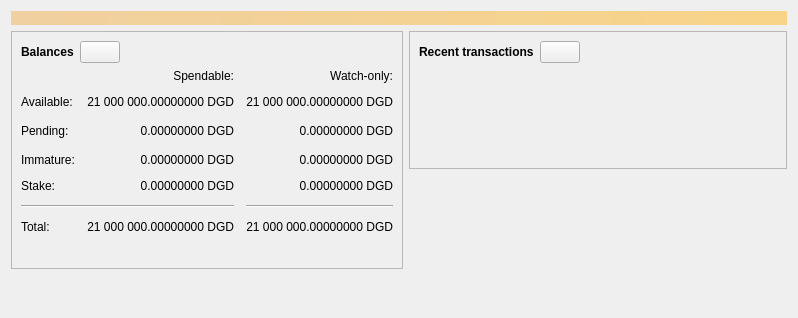
<?xml version="1.0" encoding="UTF-8"?>
<ui version="4.0">
 <class>OverviewPage</class>
 <widget class="QWidget" name="OverviewPage">
  <property name="geometry">
   <rect>
    <x>0</x>
    <y>0</y>
    <width>798</width>
    <height>318</height>
   </rect>
  </property>
  <property name="windowTitle">
   <string>Form</string>
  </property>
  <layout class="QVBoxLayout" name="topLayout">
   <item>
    <widget class="QLabel" name="labelAlerts">
     <property name="visible">
      <bool>false</bool>
     </property>
     <property name="styleSheet">
      <string notr="true">QLabel { background-color: qlineargradient(x1: 0, y1: 0, x2: 1, y2: 0, stop:0 #F0D0A0, stop:1 #F8D488); color:#000000; }</string>
     </property>
     <property name="wordWrap">
      <bool>true</bool>
     </property>
     <property name="margin">
      <number>3</number>
     </property>
     <property name="textInteractionFlags">
      <set>Qt::TextSelectableByMouse</set>
     </property>
    </widget>
   </item>
   <item>
    <layout class="QHBoxLayout" name="horizontalLayout" stretch="1,1">
     <item>
      <layout class="QVBoxLayout" name="verticalLayout_2">
       <item>
        <widget class="QFrame" name="frame">
         <property name="frameShape">
          <enum>QFrame::StyledPanel</enum>
         </property>
         <property name="frameShadow">
          <enum>QFrame::Raised</enum>
         </property>
         <layout class="QVBoxLayout" name="verticalLayout_4">
          <item>
           <layout class="QHBoxLayout" name="horizontalLayout_4">
            <item>
             <widget class="QLabel" name="label_5">
              <property name="font">
               <font>
                <weight>75</weight>
                <bold>true</bold>
               </font>
              </property>
              <property name="text">
               <string>Balances</string>
              </property>
             </widget>
            </item>
            <item>
             <widget class="QPushButton" name="labelWalletStatus">
              <property name="enabled">
               <bool>true</bool>
              </property>
              <property name="maximumSize">
               <size>
                <width>45</width>
                <height>16777215</height>
               </size>
              </property>
              <property name="toolTip">
               <string>The displayed information may be out of date. Your wallet automatically synchronizes with the Bitcoin network after a connection is established, but this process has not completed yet.</string>
              </property>
              <property name="text">
               <string/>
              </property>
              <property name="icon">
               <iconset resource="../bitcoin.qrc">
                <normaloff>:/icons/warning</normaloff>
                <disabledoff>:/icons/warning</disabledoff>:/icons/warning</iconset>
              </property>
              <property name="iconSize">
               <size>
                <width>24</width>
                <height>24</height>
               </size>
              </property>
             </widget>
            </item>
            <item>
             <spacer name="horizontalSpacer_3">
              <property name="orientation">
               <enum>Qt::Horizontal</enum>
              </property>
              <property name="sizeHint" stdset="0">
               <size>
                <width>40</width>
                <height>20</height>
               </size>
              </property>
             </spacer>
            </item>
           </layout>
          </item>
          <item>
           <layout class="QGridLayout" name="gridLayout">
            <property name="spacing">
             <number>12</number>
            </property>
            <item row="2" column="2">
             <widget class="QLabel" name="labelWatchPending">
              <property name="cursor">
               <cursorShape>IBeamCursor</cursorShape>
              </property>
              <property name="toolTip">
               <string>Unconfirmed transactions to watch-only addresses</string>
              </property>
              <property name="text">
               <string notr="true">0.00000000 DGD</string>
              </property>
              <property name="alignment">
               <set>Qt::AlignRight|Qt::AlignTrailing|Qt::AlignVCenter</set>
              </property>
              <property name="textInteractionFlags">
               <set>Qt::LinksAccessibleByMouse|Qt::TextSelectableByKeyboard|Qt::TextSelectableByMouse</set>
              </property>
             </widget>
            </item>
            <item row="2" column="1">
             <widget class="QLabel" name="labelUnconfirmed">
              <property name="cursor">
               <cursorShape>IBeamCursor</cursorShape>
              </property>
              <property name="toolTip">
               <string>Total of transactions that have yet to be confirmed, and do not yet count toward the spendable balance</string>
              </property>
              <property name="text">
               <string notr="true">0.00000000 DGD</string>
              </property>
              <property name="alignment">
               <set>Qt::AlignRight|Qt::AlignTrailing|Qt::AlignVCenter</set>
              </property>
              <property name="textInteractionFlags">
               <set>Qt::LinksAccessibleByMouse|Qt::TextSelectableByKeyboard|Qt::TextSelectableByMouse</set>
              </property>
             </widget>
            </item>
            <item row="3" column="2">
             <widget class="QLabel" name="labelWatchImmature">
              <property name="cursor">
               <cursorShape>IBeamCursor</cursorShape>
              </property>
              <property name="toolTip">
               <string>Mined balance in watch-only addresses that has not yet matured</string>
              </property>
              <property name="text">
               <string notr="true">0.00000000 DGD</string>
              </property>
              <property name="alignment">
               <set>Qt::AlignRight|Qt::AlignTrailing|Qt::AlignVCenter</set>
              </property>
              <property name="textInteractionFlags">
               <set>Qt::LinksAccessibleByMouse|Qt::TextSelectableByKeyboard|Qt::TextSelectableByMouse</set>
              </property>
             </widget>
            </item>
            <item row="5" column="0" colspan="2">
             <widget class="Line" name="line">
              <property name="orientation">
               <enum>Qt::Horizontal</enum>
              </property>
             </widget>
            </item>
            <item row="5" column="2">
             <widget class="Line" name="lineWatchBalance">
              <property name="sizePolicy">
               <sizepolicy hsizetype="Preferred" vsizetype="Fixed">
                <horstretch>0</horstretch>
                <verstretch>0</verstretch>
               </sizepolicy>
              </property>
              <property name="minimumSize">
               <size>
                <width>140</width>
                <height>0</height>
               </size>
              </property>
              <property name="orientation">
               <enum>Qt::Horizontal</enum>
              </property>
             </widget>
            </item>
            <item row="6" column="0">
             <widget class="QLabel" name="labelTotalText">
              <property name="text">
               <string>Total:</string>
              </property>
             </widget>
            </item>
            <item row="3" column="1">
             <widget class="QLabel" name="labelImmature">
              <property name="cursor">
               <cursorShape>IBeamCursor</cursorShape>
              </property>
              <property name="toolTip">
               <string>Mined balance that has not yet matured</string>
              </property>
              <property name="text">
               <string notr="true">0.00000000 DGD</string>
              </property>
              <property name="alignment">
               <set>Qt::AlignRight|Qt::AlignTrailing|Qt::AlignVCenter</set>
              </property>
              <property name="textInteractionFlags">
               <set>Qt::LinksAccessibleByMouse|Qt::TextSelectableByKeyboard|Qt::TextSelectableByMouse</set>
              </property>
             </widget>
            </item>
            <item row="2" column="3">
             <spacer name="horizontalSpacer_2">
              <property name="orientation">
               <enum>Qt::Horizontal</enum>
              </property>
              <property name="sizeHint" stdset="0">
               <size>
                <width>40</width>
                <height>20</height>
               </size>
              </property>
             </spacer>
            </item>
            <item row="3" column="0">
             <widget class="QLabel" name="labelImmatureText">
              <property name="text">
               <string>Immature:</string>
              </property>
             </widget>
            </item>
            <item row="6" column="1">
             <widget class="QLabel" name="labelTotal">
              <property name="cursor">
               <cursorShape>IBeamCursor</cursorShape>
              </property>
              <property name="toolTip">
               <string>Your current total balance</string>
              </property>
              <property name="text">
               <string notr="true">21 000 000.00000000 DGD</string>
              </property>
              <property name="alignment">
               <set>Qt::AlignRight|Qt::AlignTrailing|Qt::AlignVCenter</set>
              </property>
              <property name="textInteractionFlags">
               <set>Qt::LinksAccessibleByMouse|Qt::TextSelectableByKeyboard|Qt::TextSelectableByMouse</set>
              </property>
             </widget>
            </item>
            <item row="6" column="2">
             <widget class="QLabel" name="labelWatchTotal">
              <property name="cursor">
               <cursorShape>IBeamCursor</cursorShape>
              </property>
              <property name="toolTip">
               <string>Current total balance in watch-only addresses</string>
              </property>
              <property name="text">
               <string notr="true">21 000 000.00000000 DGD</string>
              </property>
              <property name="alignment">
               <set>Qt::AlignRight|Qt::AlignTrailing|Qt::AlignVCenter</set>
              </property>
              <property name="textInteractionFlags">
               <set>Qt::LinksAccessibleByMouse|Qt::TextSelectableByKeyboard|Qt::TextSelectableByMouse</set>
              </property>
             </widget>
            </item>
            <item row="0" column="2">
             <widget class="QLabel" name="labelWatchonly">
              <property name="text">
               <string>Watch-only:</string>
              </property>
              <property name="alignment">
               <set>Qt::AlignRight|Qt::AlignTrailing|Qt::AlignVCenter</set>
              </property>
             </widget>
            </item>
            <item row="1" column="0">
             <widget class="QLabel" name="labelBalanceText">
              <property name="text">
               <string>Available:</string>
              </property>
             </widget>
            </item>
            <item row="1" column="1">
             <widget class="QLabel" name="labelBalance">
              <property name="cursor">
               <cursorShape>IBeamCursor</cursorShape>
              </property>
              <property name="toolTip">
               <string>Your current spendable balance</string>
              </property>
              <property name="text">
               <string notr="true">21 000 000.00000000 DGD</string>
              </property>
              <property name="alignment">
               <set>Qt::AlignRight|Qt::AlignTrailing|Qt::AlignVCenter</set>
              </property>
              <property name="textInteractionFlags">
               <set>Qt::LinksAccessibleByMouse|Qt::TextSelectableByKeyboard|Qt::TextSelectableByMouse</set>
              </property>
             </widget>
            </item>
            <item row="1" column="2">
             <widget class="QLabel" name="labelWatchAvailable">
              <property name="cursor">
               <cursorShape>IBeamCursor</cursorShape>
              </property>
              <property name="toolTip">
               <string>Your current balance in watch-only addresses</string>
              </property>
              <property name="text">
               <string notr="true">21 000 000.00000000 DGD</string>
              </property>
              <property name="alignment">
               <set>Qt::AlignRight|Qt::AlignTrailing|Qt::AlignVCenter</set>
              </property>
              <property name="textInteractionFlags">
               <set>Qt::LinksAccessibleByMouse|Qt::TextSelectableByKeyboard|Qt::TextSelectableByMouse</set>
              </property>
             </widget>
            </item>
            <item row="2" column="0">
             <widget class="QLabel" name="labelPendingText">
              <property name="text">
               <string>Pending:</string>
              </property>
             </widget>
            </item>
            <item row="0" column="1">
             <widget class="QLabel" name="labelSpendable">
              <property name="text">
               <string>Spendable:</string>
              </property>
              <property name="alignment">
               <set>Qt::AlignRight|Qt::AlignTrailing|Qt::AlignVCenter</set>
              </property>
             </widget>
            </item>
            <item row="4" column="0">
             <widget class="QLabel" name="labelStakeText">
              <property name="text">
               <string>Stake:</string>
              </property>
             </widget>
            </item>
            <item row="4" column="1">
             <widget class="QLabel" name="labelStake">
              <property name="cursor">
               <cursorShape>IBeamCursor</cursorShape>
              </property>
              <property name="toolTip">
               <string>Your current staking balance</string>
              </property>
              <property name="text">
               <string notr="true">0.00000000 DGD</string>
              </property>
              <property name="alignment">
               <set>Qt::AlignRight|Qt::AlignTrailing|Qt::AlignVCenter</set>
              </property>
              <property name="textInteractionFlags">
               <set>Qt::LinksAccessibleByMouse|Qt::TextSelectableByKeyboard|Qt::TextSelectableByMouse</set>
              </property>
             </widget>
            </item>
            <item row="4" column="2">
             <widget class="QLabel" name="labelWatchStake">
              <property name="cursor">
               <cursorShape>IBeamCursor</cursorShape>
              </property>
              <property name="toolTip">
               <string>Your current staking balance in watch-only addresses</string>
              </property>
              <property name="text">
               <string notr="true">0.00000000 DGD</string>
              </property>
              <property name="alignment">
               <set>Qt::AlignRight|Qt::AlignTrailing|Qt::AlignVCenter</set>
              </property>
              <property name="textInteractionFlags">
               <set>Qt::LinksAccessibleByMouse|Qt::TextSelectableByKeyboard|Qt::TextSelectableByMouse</set>
              </property>
             </widget>
            </item>
            <item row="2" column="3">
             <spacer name="horizontalSpacer_21">
              <property name="orientation">
               <enum>Qt::Horizontal</enum>
              </property>
              <property name="sizeHint" stdset="0">
               <size>
                <width>40</width>
                <height>20</height>
               </size>
              </property>
             </spacer>
            </item>
           </layout>
          </item>
          <item>
           <spacer name="verticalSpacer_3">
            <property name="orientation">
             <enum>Qt::Vertical</enum>
            </property>
            <property name="sizeType">
             <enum>QSizePolicy::Fixed</enum>
            </property>
            <property name="sizeHint" stdset="0">
             <size>
              <width>20</width>
              <height>25</height>
             </size>
            </property>
           </spacer>
          </item>
         </layout>
        </widget>
       </item>
       <item>
        <spacer name="verticalSpacer">
         <property name="orientation">
          <enum>Qt::Vertical</enum>
         </property>
         <property name="sizeHint" stdset="0">
          <size>
           <width>20</width>
           <height>40</height>
          </size>
         </property>
        </spacer>
       </item>
      </layout>
     </item>
     <item>
      <layout class="QVBoxLayout" name="verticalLayout_3">
       <item>
        <widget class="QFrame" name="frame_2">
         <property name="frameShape">
          <enum>QFrame::StyledPanel</enum>
         </property>
         <property name="frameShadow">
          <enum>QFrame::Raised</enum>
         </property>
         <layout class="QVBoxLayout" name="verticalLayout">
          <item>
           <layout class="QHBoxLayout" name="horizontalLayout_2">
            <item>
             <widget class="QLabel" name="label_4">
              <property name="font">
               <font>
                <weight>75</weight>
                <bold>true</bold>
               </font>
              </property>
              <property name="text">
               <string>Recent transactions</string>
              </property>
             </widget>
            </item>
            <item>
             <widget class="QPushButton" name="labelTransactionsStatus">
              <property name="enabled">
               <bool>true</bool>
              </property>
              <property name="maximumSize">
               <size>
                <width>45</width>
                <height>16777215</height>
               </size>
              </property>
              <property name="toolTip">
               <string>The displayed information may be out of date. Your wallet automatically synchronizes with the Bitcoin network after a connection is established, but this process has not completed yet.</string>
              </property>
              <property name="text">
               <string/>
              </property>
              <property name="icon">
               <iconset resource="../bitcoin.qrc">
                <normaloff>:/icons/warning</normaloff>
                <disabledoff>:/icons/warning</disabledoff>:/icons/warning</iconset>
              </property>
              <property name="iconSize">
               <size>
                <width>24</width>
                <height>24</height>
               </size>
              </property>
             </widget>
            </item>
            <item>
             <spacer name="horizontalSpacer">
              <property name="orientation">
               <enum>Qt::Horizontal</enum>
              </property>
              <property name="sizeHint" stdset="0">
               <size>
                <width>40</width>
                <height>20</height>
               </size>
              </property>
             </spacer>
            </item>
           </layout>
          </item>
          <item>
           <widget class="TransactionOverviewWidget" name="listTransactions">
            <property name="styleSheet">
             <string notr="true">QListView { background: transparent; }</string>
            </property>
            <property name="frameShape">
             <enum>QFrame::NoFrame</enum>
            </property>
            <property name="verticalScrollBarPolicy">
             <enum>Qt::ScrollBarAlwaysOff</enum>
            </property>
            <property name="horizontalScrollBarPolicy">
             <enum>Qt::ScrollBarAlwaysOff</enum>
            </property>
            <property name="sizeAdjustPolicy">
             <enum>QAbstractScrollArea::AdjustToContents</enum>
            </property>
            <property name="selectionMode">
             <enum>QAbstractItemView::NoSelection</enum>
            </property>
            <property name="uniformItemSizes">
             <bool>true</bool>
            </property>
           </widget>
          </item>
         </layout>
        </widget>
       </item>
       <item>
        <spacer name="verticalSpacer_2">
         <property name="orientation">
          <enum>Qt::Vertical</enum>
         </property>
         <property name="sizeHint" stdset="0">
          <size>
           <width>20</width>
           <height>40</height>
          </size>
         </property>
        </spacer>
       </item>
      </layout>
     </item>
    </layout>
   </item>
  </layout>
 </widget>
 <customwidgets>
  <customwidget>
   <class>TransactionOverviewWidget</class>
   <extends>QListView</extends>
   <header>qt/transactionoverviewwidget.h</header>
  </customwidget>
 </customwidgets>
 <resources/>
 <connections/>
</ui>
